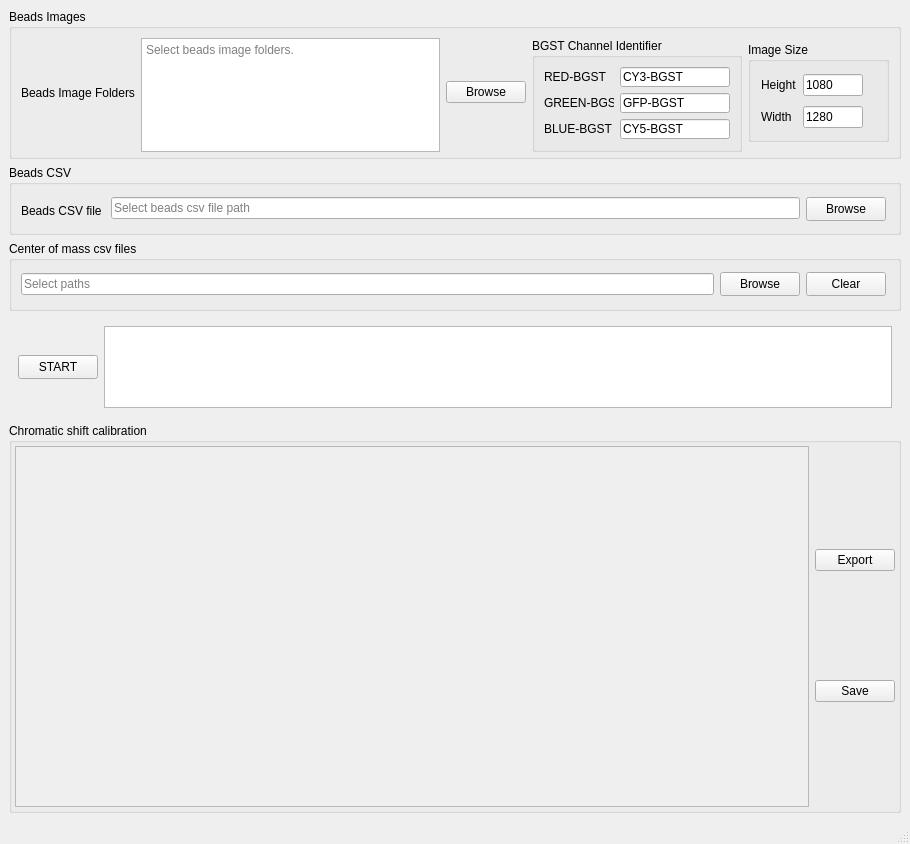
<?xml version="1.0" encoding="UTF-8"?>
<ui version="4.0">
 <class>MainWindow</class>
 <widget class="QMainWindow" name="MainWindow">
  <property name="geometry">
   <rect>
    <x>0</x>
    <y>0</y>
    <width>910</width>
    <height>844</height>
   </rect>
  </property>
  <property name="windowTitle">
   <string>Beads shift aberration</string>
  </property>
  <widget class="QWidget" name="centralwidget">
   <layout class="QGridLayout" name="gridLayout_3">
    <item row="1" column="0">
     <widget class="QGroupBox" name="group_beads_csv">
      <property name="sizePolicy">
       <sizepolicy hsizetype="Preferred" vsizetype="Fixed">
        <horstretch>0</horstretch>
        <verstretch>0</verstretch>
       </sizepolicy>
      </property>
      <property name="minimumSize">
       <size>
        <width>0</width>
        <height>70</height>
       </size>
      </property>
      <property name="maximumSize">
       <size>
        <width>16777215</width>
        <height>70</height>
       </size>
      </property>
      <property name="title">
       <string>Beads CSV</string>
      </property>
      <layout class="QGridLayout" name="gridLayout_2">
       <item row="0" column="0">
        <layout class="QHBoxLayout" name="horizontalLayout_2">
         <property name="topMargin">
          <number>3</number>
         </property>
         <property name="rightMargin">
          <number>3</number>
         </property>
         <property name="bottomMargin">
          <number>3</number>
         </property>
         <item>
          <widget class="QLabel" name="label_7">
           <property name="minimumSize">
            <size>
             <width>0</width>
             <height>28</height>
            </size>
           </property>
           <property name="maximumSize">
            <size>
             <width>16777215</width>
             <height>28</height>
            </size>
           </property>
           <property name="text">
            <string>Beads CSV file </string>
           </property>
          </widget>
         </item>
         <item>
          <widget class="QLineEdit" name="beads_csv_path">
           <property name="minimumSize">
            <size>
             <width>0</width>
             <height>22</height>
            </size>
           </property>
           <property name="maximumSize">
            <size>
             <width>16777215</width>
             <height>22</height>
            </size>
           </property>
           <property name="inputMask">
            <string/>
           </property>
           <property name="text">
            <string/>
           </property>
           <property name="dragEnabled">
            <bool>false</bool>
           </property>
           <property name="placeholderText">
            <string>Select beads csv file path</string>
           </property>
          </widget>
         </item>
         <item>
          <widget class="QPushButton" name="btn_beadscsv_browse">
           <property name="minimumSize">
            <size>
             <width>0</width>
             <height>24</height>
            </size>
           </property>
           <property name="maximumSize">
            <size>
             <width>16777215</width>
             <height>24</height>
            </size>
           </property>
           <property name="text">
            <string>Browse</string>
           </property>
          </widget>
         </item>
        </layout>
       </item>
      </layout>
     </widget>
    </item>
    <item row="2" column="0">
     <widget class="QGroupBox" name="bead_group">
      <property name="sizePolicy">
       <sizepolicy hsizetype="Preferred" vsizetype="Fixed">
        <horstretch>0</horstretch>
        <verstretch>0</verstretch>
       </sizepolicy>
      </property>
      <property name="minimumSize">
       <size>
        <width>0</width>
        <height>70</height>
       </size>
      </property>
      <property name="maximumSize">
       <size>
        <width>16777215</width>
        <height>70</height>
       </size>
      </property>
      <property name="title">
       <string>Center of mass csv files</string>
      </property>
      <layout class="QGridLayout" name="gridLayout_5">
       <property name="topMargin">
        <number>4</number>
       </property>
       <property name="bottomMargin">
        <number>4</number>
       </property>
       <item row="0" column="0">
        <layout class="QHBoxLayout" name="horizontalLayout_3">
         <property name="leftMargin">
          <number>0</number>
         </property>
         <property name="topMargin">
          <number>3</number>
         </property>
         <property name="rightMargin">
          <number>3</number>
         </property>
         <property name="bottomMargin">
          <number>3</number>
         </property>
         <item>
          <widget class="QLineEdit" name="target_csv_path">
           <property name="minimumSize">
            <size>
             <width>0</width>
             <height>22</height>
            </size>
           </property>
           <property name="maximumSize">
            <size>
             <width>16777215</width>
             <height>22</height>
            </size>
           </property>
           <property name="placeholderText">
            <string>Select paths</string>
           </property>
          </widget>
         </item>
         <item>
          <widget class="QPushButton" name="btn_target_csv_browser">
           <property name="minimumSize">
            <size>
             <width>0</width>
             <height>24</height>
            </size>
           </property>
           <property name="maximumSize">
            <size>
             <width>16777215</width>
             <height>24</height>
            </size>
           </property>
           <property name="text">
            <string>Browse</string>
           </property>
          </widget>
         </item>
         <item>
          <widget class="QPushButton" name="btn_csv_clear">
           <property name="minimumSize">
            <size>
             <width>0</width>
             <height>24</height>
            </size>
           </property>
           <property name="maximumSize">
            <size>
             <width>16777215</width>
             <height>24</height>
            </size>
           </property>
           <property name="text">
            <string>Clear</string>
           </property>
          </widget>
         </item>
        </layout>
       </item>
      </layout>
     </widget>
    </item>
    <item row="3" column="0">
     <widget class="QFrame" name="frame_start">
      <property name="minimumSize">
       <size>
        <width>0</width>
        <height>100</height>
       </size>
      </property>
      <property name="maximumSize">
       <size>
        <width>16777215</width>
        <height>100</height>
       </size>
      </property>
      <layout class="QHBoxLayout" name="horizontalLayout">
       <item>
        <widget class="QPushButton" name="btn_start">
         <property name="minimumSize">
          <size>
           <width>0</width>
           <height>24</height>
          </size>
         </property>
         <property name="maximumSize">
          <size>
           <width>16777215</width>
           <height>24</height>
          </size>
         </property>
         <property name="text">
          <string>START</string>
         </property>
        </widget>
       </item>
       <item>
        <widget class="QTextBrowser" name="textbrowser_process">
         <property name="minimumSize">
          <size>
           <width>0</width>
           <height>50</height>
          </size>
         </property>
        </widget>
       </item>
      </layout>
     </widget>
    </item>
    <item row="4" column="0">
     <widget class="QSplitter" name="splitter">
      <property name="orientation">
       <enum>Qt::Vertical</enum>
      </property>
      <property name="childrenCollapsible">
       <bool>false</bool>
      </property>
      <widget class="QGroupBox" name="chromatic_group">
       <property name="minimumSize">
        <size>
         <width>0</width>
         <height>0</height>
        </size>
       </property>
       <property name="maximumSize">
        <size>
         <width>16777215</width>
         <height>16777215</height>
        </size>
       </property>
       <property name="title">
        <string>Chromatic shift calibration</string>
       </property>
       <layout class="QGridLayout" name="gridLayout_10">
        <property name="leftMargin">
         <number>3</number>
        </property>
        <property name="topMargin">
         <number>3</number>
        </property>
        <property name="rightMargin">
         <number>3</number>
        </property>
        <property name="bottomMargin">
         <number>3</number>
        </property>
        <item row="0" column="1">
         <layout class="QVBoxLayout" name="verticalLayout_10">
          <item>
           <widget class="QPushButton" name="btn_export_beads">
            <property name="text">
             <string>Export</string>
            </property>
           </widget>
          </item>
          <item>
           <widget class="QPushButton" name="btn_save_beads_map">
            <property name="text">
             <string>Save</string>
            </property>
           </widget>
          </item>
         </layout>
        </item>
        <item row="0" column="0">
         <widget class="QScrollArea" name="scroll_beads">
          <property name="minimumSize">
           <size>
            <width>0</width>
            <height>100</height>
           </size>
          </property>
          <property name="maximumSize">
           <size>
            <width>16777215</width>
            <height>16777215</height>
           </size>
          </property>
          <property name="widgetResizable">
           <bool>true</bool>
          </property>
          <widget class="QWidget" name="scroll_beads_content">
           <property name="geometry">
            <rect>
             <x>0</x>
             <y>0</y>
             <width>799</width>
             <height>365</height>
            </rect>
           </property>
          </widget>
         </widget>
        </item>
       </layout>
      </widget>
     </widget>
    </item>
    <item row="0" column="0">
     <widget class="QGroupBox" name="model_file_group">
      <property name="sizePolicy">
       <sizepolicy hsizetype="Preferred" vsizetype="Fixed">
        <horstretch>0</horstretch>
        <verstretch>0</verstretch>
       </sizepolicy>
      </property>
      <property name="minimumSize">
       <size>
        <width>0</width>
        <height>150</height>
       </size>
      </property>
      <property name="maximumSize">
       <size>
        <width>16777215</width>
        <height>150</height>
       </size>
      </property>
      <property name="title">
       <string>Beads Images</string>
      </property>
      <layout class="QGridLayout" name="gridLayout">
       <item row="0" column="0">
        <widget class="QLabel" name="label_5">
         <property name="text">
          <string>Beads Image Folders</string>
         </property>
        </widget>
       </item>
       <item row="0" column="4">
        <widget class="QGroupBox" name="groupBox_4">
         <property name="minimumSize">
          <size>
           <width>141</width>
           <height>100</height>
          </size>
         </property>
         <property name="maximumSize">
          <size>
           <width>141</width>
           <height>100</height>
          </size>
         </property>
         <property name="title">
          <string>Image Size</string>
         </property>
         <layout class="QGridLayout" name="gridLayout_12">
          <property name="leftMargin">
           <number>10</number>
          </property>
          <property name="topMargin">
           <number>10</number>
          </property>
          <property name="rightMargin">
           <number>20</number>
          </property>
          <property name="bottomMargin">
           <number>10</number>
          </property>
          <item row="0" column="0">
           <layout class="QFormLayout" name="formLayout_3">
            <property name="labelAlignment">
             <set>Qt::AlignLeading|Qt::AlignLeft|Qt::AlignVCenter</set>
            </property>
            <property name="formAlignment">
             <set>Qt::AlignLeading|Qt::AlignLeft|Qt::AlignVCenter</set>
            </property>
            <property name="verticalSpacing">
             <number>10</number>
            </property>
            <item row="0" column="0">
             <widget class="QLabel" name="label_13">
              <property name="minimumSize">
               <size>
                <width>36</width>
                <height>22</height>
               </size>
              </property>
              <property name="maximumSize">
               <size>
                <width>36</width>
                <height>22</height>
               </size>
              </property>
              <property name="text">
               <string>Height</string>
              </property>
             </widget>
            </item>
            <item row="0" column="1">
             <widget class="QLineEdit" name="image_height">
              <property name="minimumSize">
               <size>
                <width>60</width>
                <height>22</height>
               </size>
              </property>
              <property name="maximumSize">
               <size>
                <width>60</width>
                <height>22</height>
               </size>
              </property>
              <property name="text">
               <string>1080</string>
              </property>
             </widget>
            </item>
            <item row="1" column="0">
             <widget class="QLabel" name="label_19">
              <property name="minimumSize">
               <size>
                <width>36</width>
                <height>22</height>
               </size>
              </property>
              <property name="maximumSize">
               <size>
                <width>36</width>
                <height>22</height>
               </size>
              </property>
              <property name="text">
               <string>Width</string>
              </property>
             </widget>
            </item>
            <item row="1" column="1">
             <widget class="QLineEdit" name="image_width">
              <property name="minimumSize">
               <size>
                <width>60</width>
                <height>22</height>
               </size>
              </property>
              <property name="maximumSize">
               <size>
                <width>60</width>
                <height>22</height>
               </size>
              </property>
              <property name="text">
               <string>1280</string>
              </property>
             </widget>
            </item>
           </layout>
          </item>
         </layout>
        </widget>
       </item>
       <item row="0" column="2">
        <widget class="QPushButton" name="btn_beads_folders_browse">
         <property name="text">
          <string>Browse</string>
         </property>
        </widget>
       </item>
       <item row="0" column="3">
        <widget class="QGroupBox" name="groupBox_3">
         <property name="minimumSize">
          <size>
           <width>210</width>
           <height>114</height>
          </size>
         </property>
         <property name="maximumSize">
          <size>
           <width>210</width>
           <height>114</height>
          </size>
         </property>
         <property name="title">
          <string>BGST Channel Identifier</string>
         </property>
         <layout class="QGridLayout" name="gridLayout_11">
          <item row="0" column="0">
           <layout class="QGridLayout" name="gridLayout_4">
            <item row="0" column="0">
             <widget class="QLabel" name="label_9">
              <property name="minimumSize">
               <size>
                <width>70</width>
                <height>20</height>
               </size>
              </property>
              <property name="maximumSize">
               <size>
                <width>70</width>
                <height>20</height>
               </size>
              </property>
              <property name="text">
               <string>RED-BGST</string>
              </property>
             </widget>
            </item>
            <item row="0" column="1">
             <widget class="QLineEdit" name="red_bgst_identifier">
              <property name="sizePolicy">
               <sizepolicy hsizetype="Ignored" vsizetype="Ignored">
                <horstretch>0</horstretch>
                <verstretch>0</verstretch>
               </sizepolicy>
              </property>
              <property name="minimumSize">
               <size>
                <width>0</width>
                <height>20</height>
               </size>
              </property>
              <property name="maximumSize">
               <size>
                <width>16777215</width>
                <height>20</height>
               </size>
              </property>
              <property name="text">
               <string>CY3-BGST</string>
              </property>
             </widget>
            </item>
            <item row="1" column="0">
             <widget class="QLabel" name="label_10">
              <property name="minimumSize">
               <size>
                <width>70</width>
                <height>20</height>
               </size>
              </property>
              <property name="maximumSize">
               <size>
                <width>70</width>
                <height>20</height>
               </size>
              </property>
              <property name="text">
               <string>GREEN-BGST</string>
              </property>
             </widget>
            </item>
            <item row="1" column="1">
             <widget class="QLineEdit" name="green_bgst_identifier">
              <property name="minimumSize">
               <size>
                <width>0</width>
                <height>20</height>
               </size>
              </property>
              <property name="maximumSize">
               <size>
                <width>16777215</width>
                <height>20</height>
               </size>
              </property>
              <property name="text">
               <string>GFP-BGST</string>
              </property>
             </widget>
            </item>
            <item row="2" column="0">
             <widget class="QLabel" name="label_11">
              <property name="minimumSize">
               <size>
                <width>70</width>
                <height>20</height>
               </size>
              </property>
              <property name="maximumSize">
               <size>
                <width>70</width>
                <height>20</height>
               </size>
              </property>
              <property name="text">
               <string>BLUE-BGST</string>
              </property>
             </widget>
            </item>
            <item row="2" column="1">
             <widget class="QLineEdit" name="blue_bgst_identifier">
              <property name="minimumSize">
               <size>
                <width>0</width>
                <height>20</height>
               </size>
              </property>
              <property name="maximumSize">
               <size>
                <width>16777215</width>
                <height>20</height>
               </size>
              </property>
              <property name="text">
               <string>CY5-BGST</string>
              </property>
             </widget>
            </item>
           </layout>
          </item>
         </layout>
        </widget>
       </item>
       <item row="0" column="1">
        <widget class="QTextEdit" name="beads_folder_path">
         <property name="minimumSize">
          <size>
           <width>0</width>
           <height>114</height>
          </size>
         </property>
         <property name="maximumSize">
          <size>
           <width>16777215</width>
           <height>114</height>
          </size>
         </property>
         <property name="placeholderText">
          <string>Select beads image folders.</string>
         </property>
        </widget>
       </item>
      </layout>
     </widget>
    </item>
   </layout>
  </widget>
  <widget class="QStatusBar" name="statusbar"/>
 </widget>
 <resources/>
 <connections/>
</ui>
